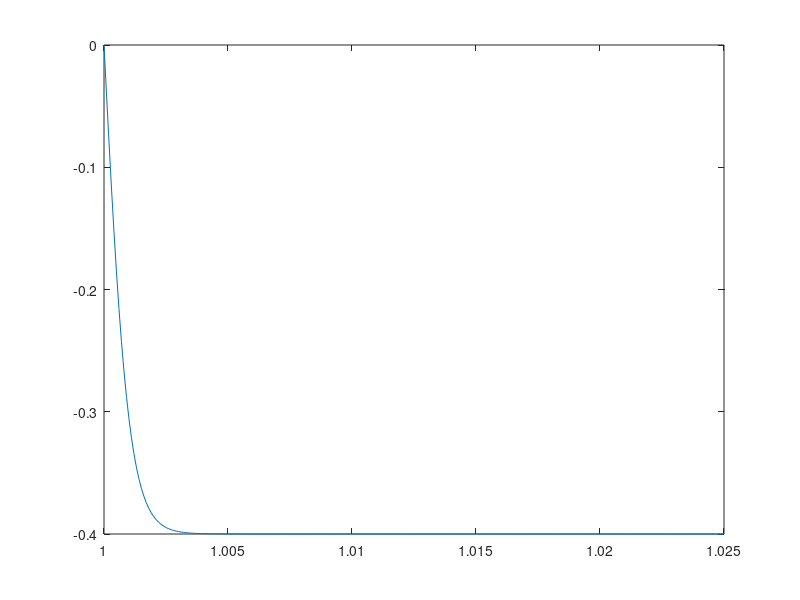
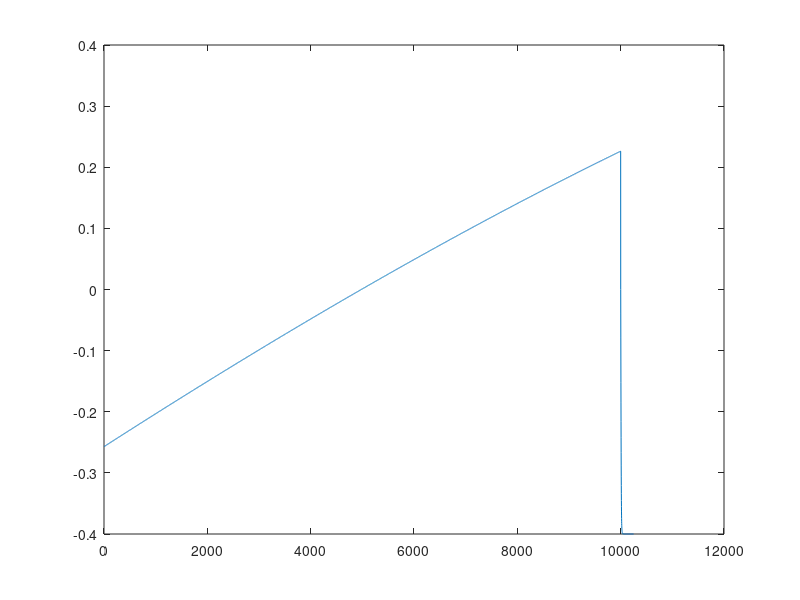

The MATLAB script that drew these images, in order:

PolyParam = [ -0.257, 0.543 ,-0.0481 , -0.0116];

a = 0.8; 
b = -2000.5;
c = -1;
d = -0.4;




%%

FramesPerSecond = 1;

N = 10000; % Number of points per second Default is 10kHz

x = linspace(0,1/FramesPerSecond,N/FramesPerSecond);

% =-0.257 + 0.543*F2 + -0.0481*F2^2 + -0.0116*F2^3

f = PolyParam(4)*x.^3 + PolyParam(3)*x.^2 + PolyParam(2)*x + PolyParam(1);

%% flyback generation



flybackTimems = 25; % Flyback time in milli seconds
flybackTime = flybackTimems * 10;

tFlyback = linspace(0,flybackTime/N, flybackTime)+1;

fFlyback = a./(1+exp(-b.*(tFlyback+c))) + d;


% if flybackTime == 0
%     fFlyback = [];
% else 
%     xFlyback = linspace(0,flybackTime/N, flybackTime);
% 
%     linSlope = (f(1)-f(end))/((flybackTime)/N);
% 
%     fFlyback = linSlope*(xFlyback)+f(end);
% end

 figure()
% plot(x,f);
% hold on;
 plot(tFlyback,fFlyback)

%%

fTotal = [f , fFlyback];

 figure()
 plot(fTotal)
 

